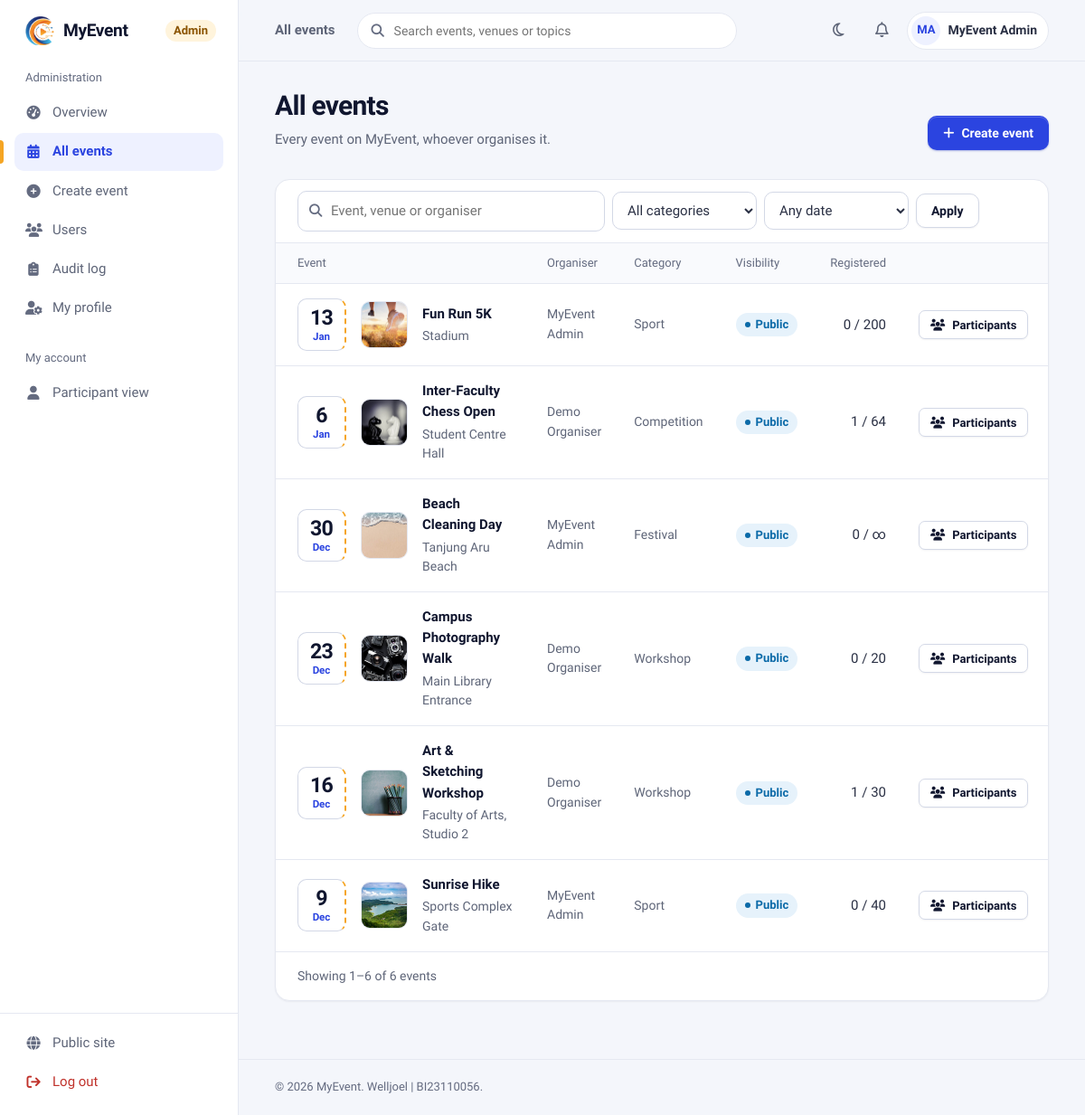
Screenshot of /admin/events/manage.php (signed in) with the database file from the repository.
### tables this page shows
CREATE TABLE IF NOT EXISTS `users` (
  `user_id` int(11) NOT NULL AUTO_INCREMENT,
  `category` enum('Staff','Student','Public') NOT NULL,
  `name` varchar(255) NOT NULL,
  `email` varchar(255) NOT NULL,
  `phone` varchar(20) DEFAULT NULL,
  `organization` varchar(255) NOT NULL,
  `recommend_events` text DEFAULT NULL,
  `password` varchar(255) NOT NULL,
  `role` enum('Admin','User') NOT NULL DEFAULT 'User',
  `created_at` timestamp NOT NULL DEFAULT current_timestamp(),
  `bio` text DEFAULT NULL,
  `profile_pic` varchar(255) DEFAULT NULL,
  `email_participant` tinyint(1) NOT NULL DEFAULT 1 COMMENT 'Emails about my own registrations and events I joined',
  `email_organiser` tinyint(1) NOT NULL DEFAULT 1 COMMENT 'Emails when people register for events I organise',
  PRIMARY KEY (`user_id`),
  UNIQUE KEY `email` (`email`)
);

CREATE TABLE IF NOT EXISTS `events` (
  `event_id` int(11) NOT NULL AUTO_INCREMENT,
  `event_name` varchar(255) NOT NULL,
  `description` text DEFAULT NULL,
  `contact_no` varchar(20) DEFAULT NULL,
  `category_id` int(10) unsigned DEFAULT NULL,
  `venue` varchar(255) NOT NULL,
  `event_date` date NOT NULL,
  `event_time` time NOT NULL,
  `end_time` time DEFAULT NULL,
  `mode` enum('Physical','Online','Hybrid') NOT NULL DEFAULT 'Physical',
  `remarks` text DEFAULT NULL,
  `visibility` enum('Public','Private') NOT NULL DEFAULT 'Public',
  `poster_path` varchar(255) DEFAULT NULL,
  `created_by` int(11) DEFAULT NULL,
  `created_at` timestamp NOT NULL DEFAULT current_timestamp(),
  `fee` decimal(10,2) NOT NULL DEFAULT 0.00,
  `reg_close_date` date DEFAULT NULL,
  `max_participants` int(11) NOT NULL DEFAULT 0,
  PRIMARY KEY (`event_id`),
  KEY `category_id` (`category_id`),
  KEY `fk_events_createdby` (`created_by`),
  KEY `idx_events_date` (`event_date`),
  CONSTRAINT `events_ibfk_1` FOREIGN KEY (`category_id`) REFERENCES `event_category` (`category_id`) ON DELETE SET NULL ON UPDATE CASCADE,
  CONSTRAINT `fk_events_createdby` FOREIGN KEY (`created_by`) REFERENCES `users` (`user_id`) ON DELETE SET NULL ON UPDATE CASCADE,
  CONSTRAINT `chk_events_fee` CHECK (`fee` >= 0),
  CONSTRAINT `chk_events_capacity` CHECK (`max_participants` >= 0)
);

CREATE TABLE IF NOT EXISTS `event_category` (
  `category_id` int(10) unsigned NOT NULL AUTO_INCREMENT,
  `categoryName` varchar(100) NOT NULL,
  `categoryDesc` varchar(100) NOT NULL,
  `createDate` timestamp NOT NULL DEFAULT current_timestamp(),
  PRIMARY KEY (`category_id`)
);

### include/security.php (called while the page is built, shortened)
<?php
function e($value): string
{
    return htmlspecialchars((string) ($value ?? ''), ENT_QUOTES | ENT_SUBSTITUTE, 'UTF-8');
}
function current_user_id(): ?int
{
    return isset($_SESSION['user_id']) ? (int) $_SESSION['user_id'] : null;
}

### admin/events/manage.php (the view, shortened to what this page needs)
<?php
require_once __DIR__ . '/../../config.php';
$q        = trim((string) ($_GET['q'] ?? ''));
$where  = '1 = 1';
$types  = '';
$params = [];
$from  = 'FROM events e LEFT JOIN users u ON u.user_id = e.created_by LEFT JOIN event_category c ON c.category_id = e.category_id';
$total = (int) db_value($conn, "SELECT COUNT(*) $from WHERE $where", $types, $params);
$p     = paginate($total, 12);
$rows  = db_all($conn,
    "SELECT e.event_id, e.event_name, e.event_date, e.venue, e.visibility, e.max_participants, e.poster_path,
            u.name AS organiser, c.categoryName,
            (SELECT COUNT(*) FROM registrations r WHERE r.event_id = e.event_id AND r.approval_status <> 'Rejected') AS taken
     $from WHERE $where
     ORDER BY e.event_date DESC
     LIMIT ? OFFSET ?", $types . 'ii', array_merge($params, [$p['per_page'], $p['offset']]));
$page_title = 'All events';
$nav_active = 'admin_events';
$nav_area   = 'admin';
include ROOT_PATH . '/include/layout/app_start.php';
?>
<div class="page-header">
    <div>
        <h1>All events</h1>
        <p>Every event on <?= e(APP_NAME) ?>, whoever organises it.</p>
    </div>
    <div class="page-header-actions">
        <a class="btn btn-primary" href="create.php"><i class="fa-solid fa-plus"></i> Create event</a>
    </div>
</div>
<section class="card">
    <div class="card-header">
        <form class="toolbar" method="GET" role="search">
            <label class="search-box">
                <i class="fa-solid fa-magnifying-glass" aria-hidden="true"></i>
                <input class="input" type="search" name="q" value="<?= e($q) ?>" placeholder="Event, venue or organiser">
            </label>
            <select id="ev-cat" class="input" name="category" data-autosubmit>
                <option value="">All categories</option>
            </select>
            <select id="ev-when" class="input" name="when" data-autosubmit>
                <option value="">Any date</option>
            </select>
            <button class="btn btn-secondary" type="submit">Apply</button>
        </form>
    </div>
    <?php if ($rows): ?>
        <div class="table-wrap">
            <table class="table">
                <thead>
                    <tr>
                        <th scope="col">Event</th>
                        <th scope="col">Organiser</th>
                        <th scope="col">Category</th>
                        <th scope="col">Visibility</th>
                        <th scope="col" class="num">Registered</th>
                        <th scope="col" class="actions"><span class="sr-only">Actions</span></th>
                    </tr>
                </thead>
                <tbody>
                <?php foreach ($rows as $row): ?>
                    <tr>
                        <td>
                            <div class="event-cell">
                                <?= datestub($row['event_date']) ?>
                                <img class="thumb" src="<?= e(poster_url($row['poster_path'])) ?>" alt="" loading="lazy">
                                <div>
                                    <a class="event-cell-title" href="<?= e(BASE_URL) ?>event_detail.php?id=<?= (int) $row['event_id'] ?>"><?= e($row['event_name']) ?></a>
                                    <div class="event-cell-meta"><?= e($row['venue']) ?></div>
                                </div>
                            </div>
                        </td>
                        <td class="cell-muted"><?= e($row['organiser'] ?? 'No organiser') ?></td>
                        <td class="cell-muted"><?= e($row['categoryName'] ?? 'Uncategorised') ?></td>
                        <td><?= status_badge($row['visibility']) ?></td>
                        <td class="num"><?= (int) $row['taken'] ?> / <?= (int) $row['max_participants'] > 0 ? (int) $row['max_participants'] : '&infin;' ?></td>
                        <td class="actions">
                            <a class="btn btn-secondary btn-sm" href="../organizer/manage_participants.php?event_id=<?= (int) $row['event_id'] ?>"><i class="fa-solid fa-users"></i> Participants</a>
                            <a class="btn btn-ghost btn-icon" href="edit.php?id=<?= (int) $row['event_id'] ?>" title="Edit event" aria-label="Edit <?= e($row['event_name']) ?>"><i class="fa-solid fa-pen"></i></a>
                        </td>
                    </tr>
                <?php endforeach; ?>
                </tbody>
            </table>
        </div>
        <?= render_pagination($p, 'events') ?>
    <?php endif; ?>
</section>
<?php include ROOT_PATH . '/include/layout/app_end.php'; ?>

### include/layout/app_start.php (shortened to what this page needs)
<?php
$page_title = $page_title ?? APP_NAME;
$nav_active = $nav_active ?? '';
$nav_area   = $nav_area ?? 'user';
$__uid    = current_user_id();
$__me     = db_all($conn, 'SELECT name, profile_pic FROM users WHERE user_id = ?', 'i', [$__uid])[0]
            ?? ['name' => $_SESSION['name'] ?? '', 'profile_pic' => null];
$__unread = (int) db_value($conn, 'SELECT COUNT(*) FROM notifications WHERE user_id = ? AND is_read = 0', 'i', [$__uid]);
$__avatar = avatar_url($__me['profile_pic']);
$u = BASE_URL;
if ($nav_area === 'admin') {
    $nav = [
        'Administration' => [
            'admin_overview' => ['Overview',     'fa-gauge-high',    $u . 'admin/index.php'],
            'admin_events'   => ['All events',   'fa-calendar-days', $u . 'admin/events/manage.php'],
            'admin_create'   => ['Create event', 'fa-circle-plus',   $u . 'admin/events/create.php'],
            'admin_users'    => ['Users',        'fa-users',         $u . 'admin/users/manage.php'],
            'admin_audit'    => ['Audit log',    'fa-clipboard-list', $u . 'admin/audit.php'],
            'admin_profile'  => ['My profile',   'fa-user-gear',     $u . 'admin/profile.php'],
        ],
        'My account' => [
            'dashboard'      => ['Participant view', 'fa-user',      $u . 'users/dashboard.php'],
        ],
    ];
}
$__profileUrl = $nav_area === 'admin' ? $u . 'admin/profile.php' : $u . 'users/profile.php';
?>
<!DOCTYPE html>
<html lang="en">
<head>
    <link rel="stylesheet" href="https://cdnjs.cloudflare.com/ajax/libs/font-awesome/6.5.0/css/all.min.css">
    <link rel="stylesheet" href="<?= e($u) ?>assets/css/app.css?v=11">
</head>
<body class="app">
<aside class="sidebar" id="sidebar" aria-label="Main navigation">
    <a class="sidebar-brand" href="<?= e($u) ?>index.php">
        <img src="<?= e($u) ?>assets/img/logo.png" alt="">
        <?= e(APP_NAME) ?>
        <?php if ($nav_area === 'admin'): ?><small>Admin</small><?php endif; ?>
    </a>
    <nav class="sidebar-nav">
        <?php foreach ($nav as $__group => $__links): ?>
            <div class="sidebar-group">
                <div class="sidebar-group-title"><?= e($__group) ?></div>
                <?php foreach ($__links as $__key => $__l): $__on = $__key === $nav_active; ?>
                    <a class="nav-link<?= $__on ? ' is-active' : '' ?>" href="<?= e($__l[2]) ?>"<?= $__on ? ' aria-current="page"' : '' ?>>
                        <i class="fa-solid <?= e($__l[1]) ?>" aria-hidden="true"></i><?= e($__l[0]) ?>
                    </a>
                <?php endforeach; ?>
            </div>
        <?php endforeach; ?>
    </nav>
    <div class="sidebar-footer">
        <a class="nav-link" href="<?= e($u) ?>index.php"><i class="fa-solid fa-globe" aria-hidden="true"></i>Public site</a>
        <form action="<?= e($u) ?>auth/logout.php" method="POST">
            <button type="submit" class="nav-link is-danger"><i class="fa-solid fa-arrow-right-from-bracket" aria-hidden="true"></i>Log out</button>
        </form>
    </div>
</aside>
<div class="app-shell">
    <header class="topbar">
        <p class="topbar-title"><?= e($page_title) ?></p>
        <form class="topbar-search" action="<?= e($u) ?>browse_events.php" method="GET" role="search">
            <i class="fa-solid fa-magnifying-glass" aria-hidden="true"></i>
            <input id="topbar-q" type="search" name="q" placeholder="Search events, venues or topics">
        </form>
        <div class="topbar-actions">
            <button type="button" class="icon-btn theme-toggle" data-theme-toggle aria-label="Switch to dark theme" title="Switch theme">
                <i class="fa-regular fa-moon" aria-hidden="true"></i><i class="fa-regular fa-sun" aria-hidden="true"></i>
            </button>
            <a class="icon-btn" href="<?= e($u) ?>users/notifications.php" aria-label="Notifications<?= $__unread ? ' (' . $__unread . ' unread)' : '' ?>">
                <i class="fa-regular fa-bell"></i>
            </a>
            <a class="user-chip" href="<?= e($__profileUrl) ?>">
                <?php if ($__avatar): ?>
                    <img class="avatar" src="<?= e($__avatar) ?>" alt="">
                <?php else: ?>
                    <span class="avatar" aria-hidden="true"><?= e(initials($__me['name'])) ?></span>
                <?php endif; ?>
                <span class="user-chip-name"><?= e($__me['name']) ?></span>
            </a>
        </div>
    </header>
    <main class="app-main" id="main">

### include/helpers.php (shortened to what this page needs)
<?php
function poster_url(?string $file): string
{
    if ($file && basename($file) === $file) {
        foreach ([POSTER_DIR, 'assets/img'] as $dir) {
            if (is_file(ROOT_PATH . '/' . $dir . '/' . $file)) {
                return BASE_URL . $dir . '/' . rawurlencode($file);
            }
        }
    }
    return BASE_URL . 'assets/img/event-placeholder.svg';
}
function avatar_url(?string $file): ?string
{
    return null;
}
function datestub(?string $date): string
{
    if (!$date || !($ts = strtotime($date))) {
        return '<span class="datestub is-past" aria-label="No date"><b>–</b><span>TBA</span></span>';
    }
    $past = date('Y-m-d', $ts) < date('Y-m-d') ? ' is-past' : '';
    return '<span class="datestub' . $past . '" aria-label="' . e(date('j F Y', $ts)) . '"><b>'
        . date('j', $ts) . '</b><span>' . date('M', $ts) . '</span></span>';
}
function status_badge(?string $status): string
{
    $map = [
        'Approved' => 'badge-success', 'Present' => 'badge-success', 'Public' => 'badge-info',
        'Pending'  => 'badge-warning', 'Private' => 'badge-warning',
        'Rejected' => 'badge-danger',
        'Absent'   => '',
        'Admin'    => 'badge-brand', 'User' => '',
    ];
    $status = $status ?: 'Unknown';
    return '<span class="badge ' . ($map[$status] ?? '') . '">' . e($status) . '</span>';
}
function initials(?string $name): string
{
    $parts = preg_split('/\s+/', trim((string) $name)) ?: [];
    $letters = '';
    foreach (array_slice(array_filter($parts), 0, 2) as $p) {
        $letters .= mb_strtoupper(mb_substr($p, 0, 1));
    }
    return $letters ?: '?';
}
function paginate(int $total, int $perPage = 10, string $param = 'page'): array
{
    $pages = max(1, (int) ceil($total / $perPage));
    $page  = min($pages, max(1, (int) ($_GET[$param] ?? 1)));
    return ['page' => $page, 'per_page' => $perPage, 'total' => $total, 'pages' => $pages, 'offset' => ($page - 1) * $perPage];
}
function render_pagination(array $p, string $noun = 'results', string $param = 'page'): string
{
    $from = $p['offset'] + 1;
    $to   = min($p['total'], $p['offset'] + $p['per_page']);
    $html = '<nav class="pagination" aria-label="Pagination"><span>Showing ' . $from . '–' . $to
          . ' of ' . $p['total'] . ' ' . e($noun) . '</span>';
    return $html . '</nav>';
}
function db_all(mysqli $conn, string $sql, string $types = '', array $params = []): array
{
    $stmt = $conn->prepare($sql);
    if ($types !== '') {
        $stmt->bind_param($types, ...$params);
    }
    $stmt->execute();
    $rows = $stmt->get_result()->fetch_all(MYSQLI_ASSOC);
    return $rows;
}
function db_value(mysqli $conn, string $sql, string $types = '', array $params = [])
{
    $stmt = $conn->prepare($sql);
    if ($types !== '') {
        $stmt->bind_param($types, ...$params);
    }
    $stmt->execute();
    $row = $stmt->get_result()->fetch_row();
    return $row[0] ?? null;
}

### rows the page displays
users: name "MA", name "MyEvent Admin"
events: event_date "13", event_date "Jan", poster_path (picture), event_name "Fun Run 5K", venue "Stadium", created_by.name "MyEvent Admin", category.categoryName "Sport", visibility "Public", taken "0", max_participants "200"
events: event_date "6", event_date "Jan", poster_path (picture), event_name "Inter-Faculty Chess Open", venue "Student Centre Hall", created_by.name "Demo Organiser", category.categoryName "Competition", visibility "Public", taken "1", max_participants "64"
events: event_date "30", event_date "Dec", poster_path (picture), event_name "Beach Cleaning Day", venue "Tanjung Aru Beach", created_by.name "MyEvent Admin", category.categoryName "Festival", visibility "Public", taken "0"
events: event_date "23", event_date "Dec", poster_path (picture), event_name "Campus Photography Walk", venue "Main Library Entrance", created_by.name "Demo Organiser", category.categoryName "Workshop", visibility "Public", taken "0", max_participants "20"
events: event_date "16", event_date "Dec", poster_path (picture), event_name "Art & Sketching Workshop", venue "Faculty of Arts, Studio 2", created_by.name "Demo Organiser", category.categoryName "Workshop", visibility "Public", taken "1", max_participants "30"
events: event_date "9", event_date "Dec", poster_path (picture), event_name "Sunrise Hike", venue "Sports Complex Gate", created_by.name "MyEvent Admin", category.categoryName "Sport", visibility "Public", taken "0", max_participants "40"

### other values shown
APP_NAME "MyEvent"
$__group "Administration"
$__l[0] "Overview"
$__l[0] "All events"
$__l[0] "Create event"
$__l[0] "Users"
$__l[0] "Audit log"
$__l[0] "My profile"
$__group "My account"
$__l[0] "Participant view"
$page_title "All events"
$from "1"
$to "6"
$p['total'] "6"
$noun "events"
